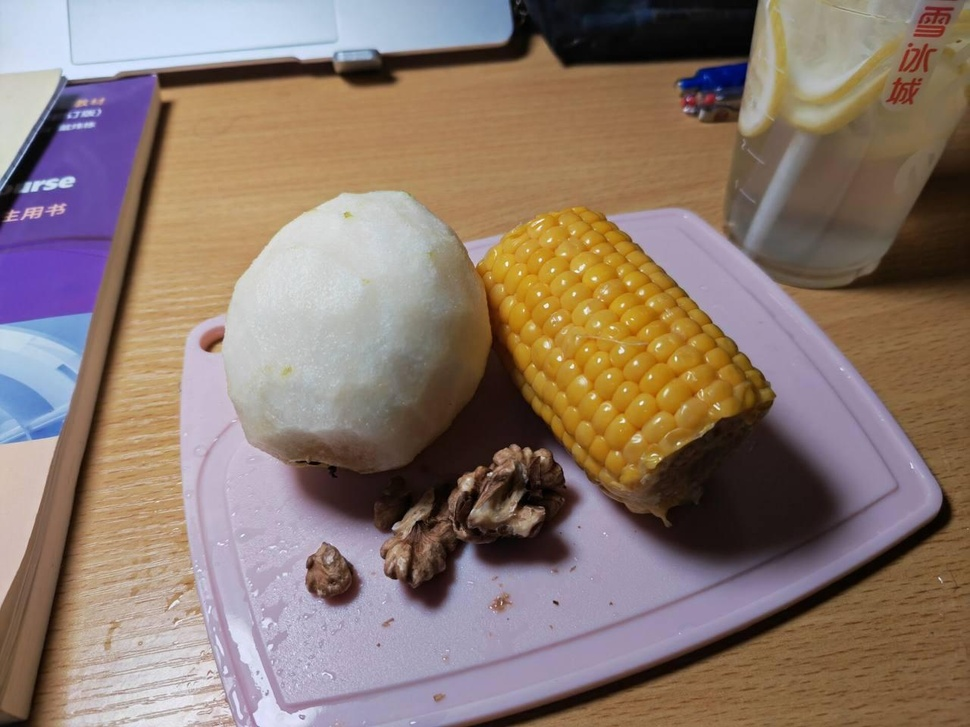
//> input picture 03.Drawing,Filters and Transforms/Project07/lena.jpg, 970 x 727 px, shrunk from 1280 x 960 before the run
$ ./project07   (built with g++ and OpenCV 4)
//> lines starting //> are read from the running program, lines starting //| are printed output that depends on the picture
#include <iostream>
#include <string>
#include <sstream>
using namespace std;

// OpenCV includes
#include "opencv2/core.hpp"
#include "opencv2/imgproc.hpp"
#include "opencv2/highgui.hpp"
using namespace cv;

Mat img;

// [43 lines of commented-out code are left out]


int main()
{
    img=imread("../lena.jpg");
//> img is the input picture: 727 rows x 970 cols, CV_8UC3; mean B, G, R 110.2, 120.5, 139.6
    namedWindow("Lena");
    namedWindow("Gray");
    namedWindow("Sobel");
    namedWindow("Blur");
    Mat gray;
    Mat sobel;
    Mat blu;

    img.copyTo(gray);
    img.copyTo(sobel);
    img.copyTo(blu);

    cvtColor(gray,gray,COLOR_BGR2GRAY);
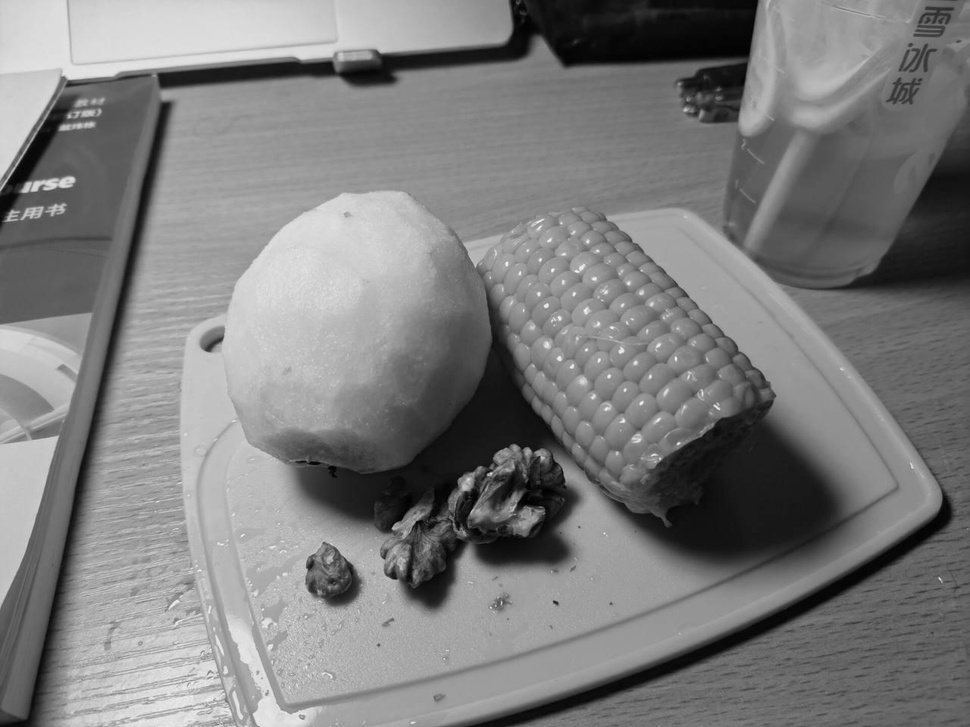
//> gray: 727 rows x 970 cols, CV_8UC1; min 0, max 246, mean 125
    Sobel(sobel,sobel,CV_8U,1,1);
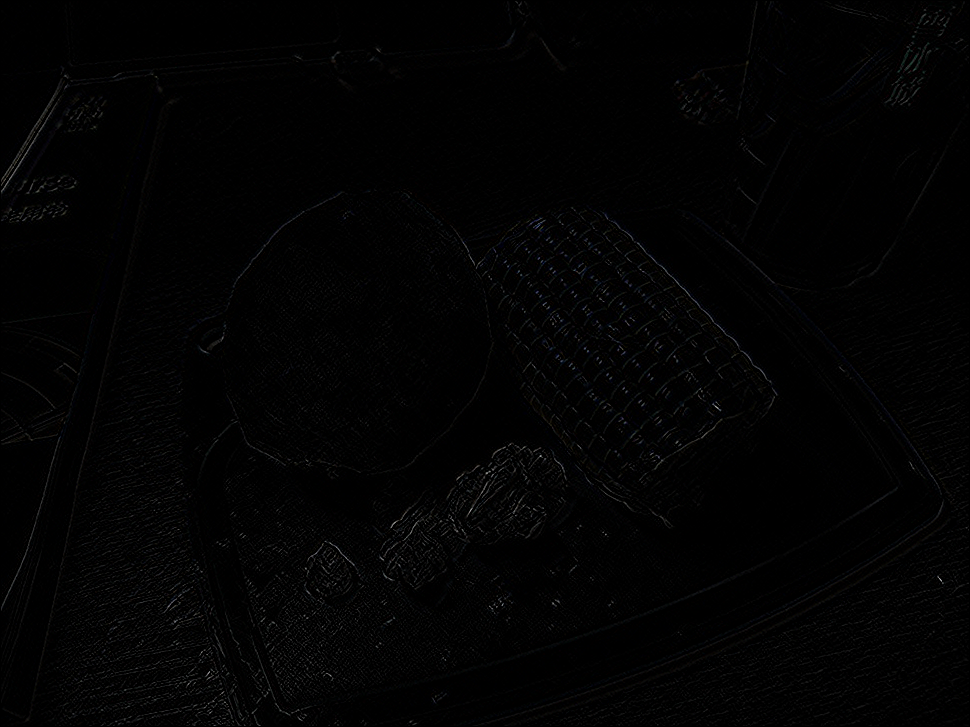
//> sobel: 727 rows x 970 cols, CV_8UC3; mean B, G, R 2.5, 2.4, 2.4
    blur(blu,blu,Size(5,5));

    imshow("Lena",img);
    imshow("Gray",gray);
    imshow("Sobel",sobel);
    imshow("Blur",blu);

    waitKey(0);

    destroyWindow("Lena");
    return 0;
}
